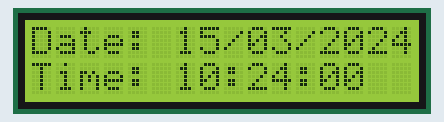
Recording of a sketch running on a simulated Arduino Uno, built with avr-gcc and run on an emulated ATmega328P. Shown: 16×2 character LCD. Wiring (inferred from the names in the program): DS1307 clock at I2C address 0x68. The local clock reads 2024-03-15 10:24:30 at power-on unless the sketch sets it; what the sketch prints to the serial monitor is not drawn.

Above: at 0.1 s.
At 4.3 s:
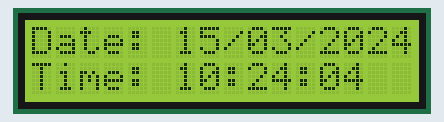
At 9.4 s:
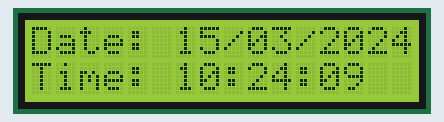
At 18.7 s:
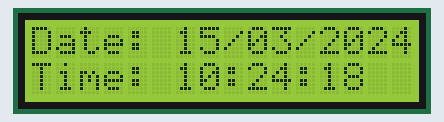
At 28.0 s:
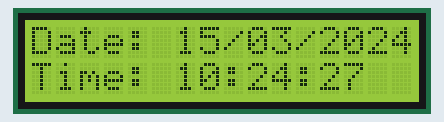
At 38.3 s:
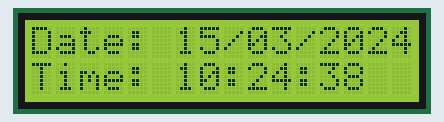

The sketch:

MasterArduino.ino
```cpp
#include <Wire.h>               // We use this for the I2C communication protocol
#include <LiquidCrystal_I2C.h>  // We use this to control our 16x2 LCD screen

// We initialize our LCD at address 0x27.
// Note: If our screen doesn't show text, we might need to change 0x27 to 0x3F.
LiquidCrystal_I2C lcd(0x27, 16, 2);

void setup() {
  Wire.begin();        // We join the I2C bus as the Master controller
  lcd.init();          // We wake up the LCD
  lcd.backlight();     // We turn on the backlight so we can see the text
  lcd.clear();         // We clear the screen to remove any startup glitches
  Serial.begin(9600);  // We start the Serial monitor so we can debug on our PC

  // --- INITIALIZING OUR RTC MODULE ---
  // We found that the DS1307 starts in a 'Halted' state by default.
  // We send a 0 to the first register to 'kickstart' the internal clock.
  Wire.beginTransmission(0x68); // 0x68 is our RTC's unique I2C address
  Wire.write(0x00);             // We point to the Seconds Register
  Wire.write(0x00);             // We write 0 to the CH bit to start the oscillator
  Wire.endTransmission();       // We finish our setup command
}

/**
 * We created this function to convert Binary Coded Decimal (BCD)
 * from the sensor into regular Decimal numbers for our display.
 */
byte bcdToDec(byte val) {
  return ((val / 16 * 10) + (val % 16));
}

void loop() {
  // 1. We tell the RTC to start reading from the very beginning (Register 0)
  Wire.beginTransmission(0x68);
  Wire.write(0);
  Wire.endTransmission();

  // 2. We request 7 bytes of data from our RTC module
  // This gives us: Seconds, Minutes, Hours, Day, Date, Month, and Year
  Wire.requestFrom(0x68, 7);

  if (Wire.available()) {
    // We read each byte and convert it immediately using our function.
    // We use '&' to mask out unnecessary status bits from the RTC.
    int second = bcdToDec(Wire.read() & 0x7f);
    int minute = bcdToDec(Wire.read());
    int hour   = bcdToDec(Wire.read() & 0x3f);
    Wire.read();                               // We skip the Day of the Week byte
    int day    = bcdToDec(Wire.read());
    int month  = bcdToDec(Wire.read());
    int year   = bcdToDec(Wire.read());

    // We print the time to our Serial Monitor to double-check our logic
    Serial.print("System Time: ");
    Serial.print(hour); Serial.print(":"); Serial.println(minute);

    // 3. We format and display our Date on the top row
    lcd.setCursor(0, 0);
    lcd.print("Date: ");
    if(day < 10) lcd.print('0');   lcd.print(day);   lcd.print("/");
    if(month < 10) lcd.print('0'); lcd.print(month); lcd.print("/20");
    lcd.print(year);

    // 4. We format and display our Time on the bottom row
    lcd.setCursor(0, 1);
    lcd.print("Time: ");
    if(hour < 10) lcd.print('0');   lcd.print(hour);   lcd.print(":");
    if(minute < 10) lcd.print('0'); lcd.print(minute); lcd.print(":");
    if(second < 10) lcd.print('0'); lcd.print(second);
  }

  delay(1000); // We set our refresh rate to 1 second
}
```

Measured:
- what the display in image 1 shows lasts 1.1 s, from 4.2 s to 5.3 s
